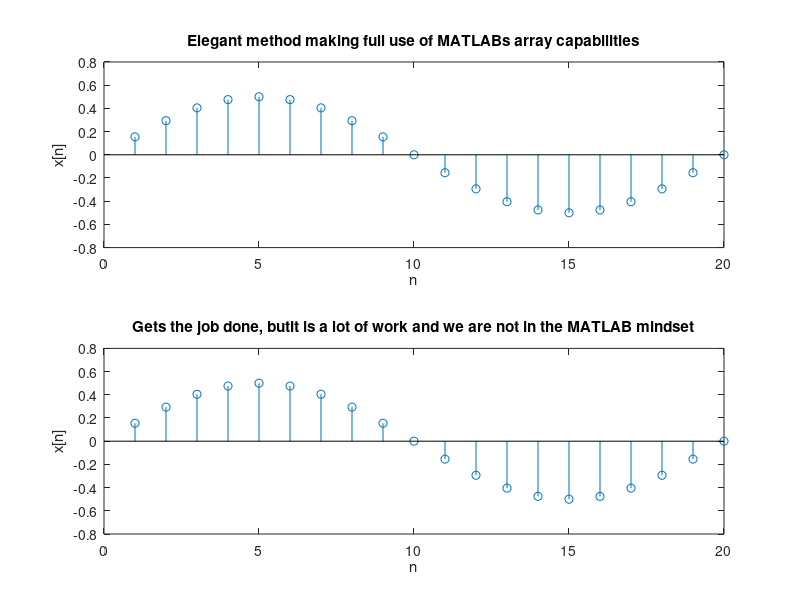

Recreate this plot in MATLAB.
%Name:Junpeng Gai
%SID:40009896
% T. Obuchowicz
%Fri Apr 27 16:03:27 EDT 2012
clear
n = [1 : 20 ];
x1 = sin((2*pi/40) * n) .* cos((2*pi/40) * n);
for index = 1 : 20
% Note: In MATLAB, no need to pre-allocate the array,
% unlike C++ and other high-level programming languages.
 x2(index) = sin((2*pi/40) * index) * cos((2*pi/40) * index);
end
subplot(2,1,1)
stem(n, x1)
title('Elegant method making full use of MATLABs array capabilities')
xlabel('n')
ylabel('x[n]')
subplot(2,1,2)
stem(n, x2)
title('Gets the job done, butit is a lot of work and we are not in the MATLAB mindset')
xlabel('n')
ylabel('x[n]')


